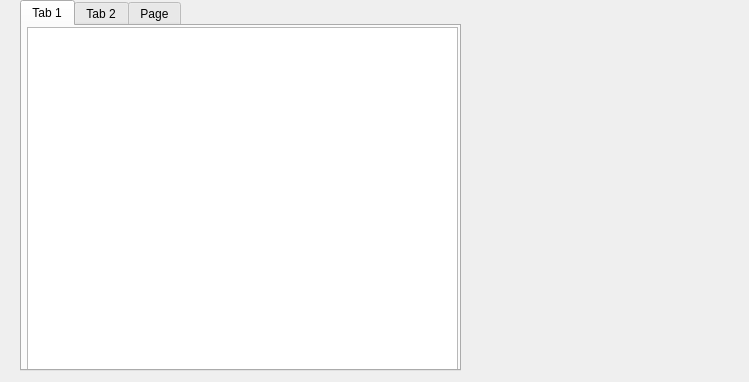
<?xml version="1.0" encoding="UTF-8"?>
<ui version="4.0">
 <class>reception</class>
 <widget class="QWidget" name="reception">
  <property name="geometry">
   <rect>
    <x>0</x>
    <y>0</y>
    <width>749</width>
    <height>382</height>
   </rect>
  </property>
  <property name="windowTitle">
   <string>Form</string>
  </property>
  <widget class="QTabWidget" name="tabWidget">
   <property name="geometry">
    <rect>
     <x>20</x>
     <y>0</y>
     <width>441</width>
     <height>371</height>
    </rect>
   </property>
   <property name="currentIndex">
    <number>0</number>
   </property>
   <widget class="QWidget" name="tab">
    <attribute name="title">
     <string>Tab 1</string>
    </attribute>
    <widget class="QTableView" name="room">
     <property name="geometry">
      <rect>
       <x>5</x>
       <y>1</y>
       <width>431</width>
       <height>361</height>
      </rect>
     </property>
    </widget>
   </widget>
   <widget class="QWidget" name="tab_2">
    <attribute name="title">
     <string>Tab 2</string>
    </attribute>
    <widget class="QTableView" name="customer">
     <property name="geometry">
      <rect>
       <x>0</x>
       <y>0</y>
       <width>431</width>
       <height>331</height>
      </rect>
     </property>
    </widget>
   </widget>
   <widget class="QWidget" name="tab_3">
    <attribute name="title">
     <string>Page</string>
    </attribute>
    <widget class="QLineEdit" name="Cardnumber">
     <property name="geometry">
      <rect>
       <x>12</x>
       <y>112</y>
       <width>133</width>
       <height>20</height>
      </rect>
     </property>
    </widget>
    <widget class="QLineEdit" name="birthdaytime">
     <property name="geometry">
      <rect>
       <x>12</x>
       <y>138</y>
       <width>133</width>
       <height>20</height>
      </rect>
     </property>
    </widget>
    <widget class="QPushButton" name="pushButton">
     <property name="geometry">
      <rect>
       <x>20</x>
       <y>260</y>
       <width>111</width>
       <height>41</height>
      </rect>
     </property>
     <property name="text">
      <string>تایید</string>
     </property>
    </widget>
    <widget class="QWidget" name="layoutWidget">
     <property name="geometry">
      <rect>
       <x>130</x>
       <y>20</y>
       <width>271</width>
       <height>71</height>
      </rect>
     </property>
     <layout class="QVBoxLayout" name="verticalLayout_5">
      <item>
       <layout class="QHBoxLayout" name="horizontalLayout_3">
        <item>
         <widget class="QLineEdit" name="name">
          <property name="text">
           <string/>
          </property>
         </widget>
        </item>
        <item>
         <widget class="QLabel" name="label">
          <property name="text">
           <string>نام و نام خانوادگی</string>
          </property>
         </widget>
        </item>
       </layout>
      </item>
      <item>
       <layout class="QHBoxLayout" name="horizontalLayout_4">
        <item>
         <widget class="QComboBox" name="comboBox">
          <item>
           <property name="text">
            <string>تعداد افراد</string>
           </property>
          </item>
          <item>
           <property name="text">
            <string>1</string>
           </property>
          </item>
          <item>
           <property name="text">
            <string>2</string>
           </property>
          </item>
          <item>
           <property name="text">
            <string>3</string>
           </property>
          </item>
          <item>
           <property name="text">
            <string>4</string>
           </property>
          </item>
          <item>
           <property name="text">
            <string>5</string>
           </property>
          </item>
          <item>
           <property name="text">
            <string>6</string>
           </property>
          </item>
          <item>
           <property name="text">
            <string>7</string>
           </property>
          </item>
         </widget>
        </item>
        <item>
         <widget class="QComboBox" name="comboBox_2">
          <item>
           <property name="text">
            <string>نوع اتاق</string>
           </property>
          </item>
          <item>
           <property name="text">
            <string>1تخته</string>
           </property>
          </item>
          <item>
           <property name="text">
            <string>2تخته</string>
           </property>
          </item>
          <item>
           <property name="text">
            <string>3تخته</string>
           </property>
          </item>
          <item>
           <property name="text">
            <string>4تخته</string>
           </property>
          </item>
          <item>
           <property name="text">
            <string>5تخته</string>
           </property>
          </item>
         </widget>
        </item>
       </layout>
      </item>
     </layout>
    </widget>
    <widget class="QWidget" name="layoutWidget">
     <property name="geometry">
      <rect>
       <x>260</x>
       <y>110</y>
       <width>161</width>
       <height>191</height>
      </rect>
     </property>
     <layout class="QHBoxLayout" name="horizontalLayout">
      <item>
       <layout class="QVBoxLayout" name="verticalLayout_2">
        <item>
         <widget class="QLineEdit" name="lineEdit"/>
        </item>
        <item>
         <widget class="QLineEdit" name="lineEdit_2"/>
        </item>
        <item>
         <widget class="QLineEdit" name="lineEdit_3"/>
        </item>
        <item>
         <widget class="QLineEdit" name="lineEdit_4"/>
        </item>
       </layout>
      </item>
      <item>
       <layout class="QVBoxLayout" name="verticalLayout">
        <item>
         <widget class="QLabel" name="label_2">
          <property name="text">
           <string>تاریخ ورود</string>
          </property>
         </widget>
        </item>
        <item>
         <widget class="QLabel" name="label_3">
          <property name="text">
           <string>مدت اقامت</string>
          </property>
         </widget>
        </item>
        <item>
         <widget class="QLabel" name="label_5">
          <property name="text">
           <string>هزینه</string>
          </property>
         </widget>
        </item>
        <item>
         <widget class="QLabel" name="label_6">
          <property name="text">
           <string>شماره اتاق</string>
          </property>
         </widget>
        </item>
       </layout>
      </item>
     </layout>
    </widget>
    <widget class="QWidget" name="layoutWidget">
     <property name="geometry">
      <rect>
       <x>167</x>
       <y>111</y>
       <width>83</width>
       <height>34</height>
      </rect>
     </property>
     <layout class="QGridLayout" name="gridLayout">
      <item row="0" column="0">
       <widget class="QLabel" name="label_8">
        <property name="text">
         <string>کد ملی</string>
        </property>
       </widget>
      </item>
      <item row="1" column="0">
       <widget class="QLabel" name="label_12">
        <property name="text">
         <string>شماره شناسنامه</string>
        </property>
       </widget>
      </item>
     </layout>
    </widget>
   </widget>
  </widget>
  <widget class="QLabel" name="label_4">
   <property name="geometry">
    <rect>
     <x>470</x>
     <y>20</y>
     <width>271</width>
     <height>351</height>
    </rect>
   </property>
   <property name="text">
    <string/>
   </property>
   <property name="pixmap">
    <pixmap resource="receptionimage.qrc">:/new/prefix1/rece.bmp</pixmap>
   </property>
  </widget>
 </widget>
 <resources>
  <include location="receptionimage.qrc"/>
 </resources>
 <connections/>
</ui>
